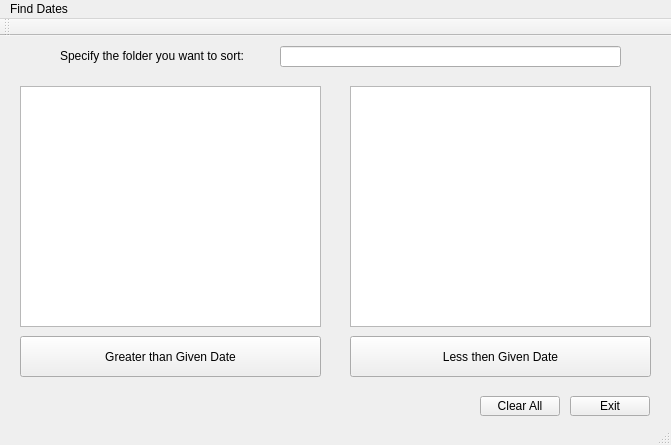
<?xml version="1.0" encoding="UTF-8"?>
<ui version="4.0">
 <class>MainWindow</class>
 <widget class="QMainWindow" name="MainWindow">
  <property name="geometry">
   <rect>
    <x>0</x>
    <y>0</y>
    <width>671</width>
    <height>445</height>
   </rect>
  </property>
  <property name="windowTitle">
   <string>MainWindow</string>
  </property>
  <widget class="QWidget" name="centralWidget">
   <widget class="QTextEdit" name="textEdit">
    <property name="geometry">
     <rect>
      <x>20</x>
      <y>50</y>
      <width>301</width>
      <height>241</height>
     </rect>
    </property>
   </widget>
   <widget class="QTextEdit" name="textEdit_2">
    <property name="geometry">
     <rect>
      <x>350</x>
      <y>50</y>
      <width>301</width>
      <height>241</height>
     </rect>
    </property>
   </widget>
   <widget class="QPushButton" name="pushButton">
    <property name="geometry">
     <rect>
      <x>20</x>
      <y>300</y>
      <width>301</width>
      <height>41</height>
     </rect>
    </property>
    <property name="text">
     <string>Greater than Given Date</string>
    </property>
   </widget>
   <widget class="QPushButton" name="pushButton_2">
    <property name="geometry">
     <rect>
      <x>350</x>
      <y>300</y>
      <width>301</width>
      <height>41</height>
     </rect>
    </property>
    <property name="text">
     <string>Less then Given Date</string>
    </property>
   </widget>
   <widget class="QPushButton" name="pushButton_3">
    <property name="geometry">
     <rect>
      <x>570</x>
      <y>360</y>
      <width>80</width>
      <height>20</height>
     </rect>
    </property>
    <property name="text">
     <string>Exit</string>
    </property>
   </widget>
   <widget class="QPushButton" name="pushButton_4">
    <property name="geometry">
     <rect>
      <x>480</x>
      <y>360</y>
      <width>80</width>
      <height>20</height>
     </rect>
    </property>
    <property name="text">
     <string>Clear All</string>
    </property>
   </widget>
   <widget class="QLineEdit" name="lineEdit">
    <property name="geometry">
     <rect>
      <x>280</x>
      <y>10</y>
      <width>341</width>
      <height>21</height>
     </rect>
    </property>
    <property name="text">
     <string/>
    </property>
   </widget>
   <widget class="QLabel" name="label">
    <property name="geometry">
     <rect>
      <x>60</x>
      <y>10</y>
      <width>221</width>
      <height>20</height>
     </rect>
    </property>
    <property name="text">
     <string>Specify the folder you want to sort:</string>
    </property>
   </widget>
  </widget>
  <widget class="QMenuBar" name="menuBar">
   <property name="geometry">
    <rect>
     <x>0</x>
     <y>0</y>
     <width>671</width>
     <height>18</height>
    </rect>
   </property>
   <widget class="QMenu" name="menuFind_Dates">
    <property name="title">
     <string>Find Dates</string>
    </property>
   </widget>
   <addaction name="menuFind_Dates"/>
  </widget>
  <widget class="QToolBar" name="mainToolBar">
   <attribute name="toolBarArea">
    <enum>TopToolBarArea</enum>
   </attribute>
   <attribute name="toolBarBreak">
    <bool>false</bool>
   </attribute>
  </widget>
  <widget class="QStatusBar" name="statusBar"/>
 </widget>
 <layoutdefault spacing="6" margin="11"/>
 <resources/>
 <connections/>
</ui>
